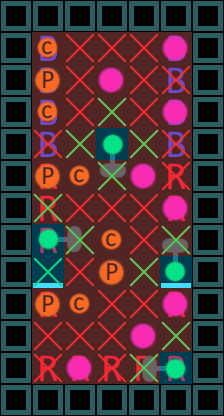

A 2D game scene composited from a Tiled map and its tileset images. What follows is a short description and the map's XML, with every tile layer's data as written:
An orthogonal 7x13 tile map with 32x32 px tiles, 6 tile layers (bus, people, distancing, people, ...).

<map version="1.2" tiledversion="1.3.4" orientation="orthogonal" renderorder="right-down" width="7" height="13" tilewidth="32" tileheight="32" infinite="0" nextlayerid="9" nextobjectid="1">
 <tileset firstgid="1" source="rough sprites for level design.tsx" />
 <layer id="1" name="bus" width="7" height="13">
  <data encoding="csv">
4,4,4,4,4,4,4,
4,1,0,0,0,1,4,
4,1,0,0,0,1,4,
4,1,0,0,0,1,4,
4,1,0,0,0,1,4,
4,2,0,0,0,2,4,
4,2,0,0,0,2,4,
4,2,0,0,0,0,4,
4,3,0,0,0,3,4,
4,2,0,0,0,2,4,
4,0,0,0,0,0,4,
4,2,2,2,2,2,4,
4,4,4,4,4,4,4
</data>
 </layer>
 <group id="5" name="Unmoveable">
  <layer id="6" name="people" width="7" height="13">
   <data encoding="csv">
0,0,0,0,0,0,0,
0,12,0,0,0,7,0,
0,11,0,7,0,0,0,
0,12,0,0,0,7,0,
0,0,0,0,0,0,0,
0,11,12,0,7,0,0,
0,0,0,0,0,7,0,
0,0,0,12,0,0,0,
0,0,0,11,0,0,0,
0,11,12,0,0,7,0,
0,0,0,0,7,0,0,
0,0,7,0,0,0,0,
0,0,0,0,0,0,0
</data>
  </layer>
  <layer id="7" name="distancing" width="7" height="13">
   <data encoding="csv">
0,0,0,0,0,0,0,
0,0,9,9,9,0,0,
0,0,9,0,9,9,0,
0,0,9,9,9,0,0,
0,9,9,0,9,9,0,
0,0,0,9,0,9,0,
0,9,9,9,9,0,0,
0,0,9,0,9,9,0,
0,0,9,0,9,0,0,
0,0,0,9,9,0,0,
0,9,9,9,0,9,0,
0,9,0,9,9,0,0,
0,0,0,0,0,0,0
</data>
  </layer>
 </group>
 <group id="4" name="Moveable">
  <layer id="2" name="people" width="7" height="13">
   <data encoding="csv">
0,0,0,0,0,0,0,
0,0,0,0,0,0,0,
0,0,0,0,0,0,0,
0,0,0,0,0,0,0,
0,0,0,27,0,0,0,
0,0,0,19,0,0,0,
0,0,0,0,0,0,0,
0,28,20,0,0,17,0,
0,0,0,0,0,25,0,
0,0,0,0,0,0,0,
0,0,0,0,0,0,0,
0,0,0,0,18,26,0,
0,0,0,0,0,0,0
</data>
  </layer>
  <layer id="3" name="distancing" width="7" height="13">
   <data encoding="csv">
0,0,0,0,0,0,0,
0,0,0,0,0,0,0,
0,0,0,0,0,0,0,
0,0,0,10,0,0,0,
0,0,10,0,10,0,0,
0,0,0,10,0,0,0,
0,10,0,0,0,0,0,
0,0,10,0,0,10,0,
0,10,0,0,10,0,0,
0,0,0,0,0,0,0,
0,0,0,0,0,10,0,
0,0,0,0,10,0,0,
0,0,0,0,0,0,0
</data>
  </layer>
 </group>
 <layer id="8" name="areas" width="7" height="13">
  <data encoding="csv">
0,0,0,0,0,0,0,
0,34,34,34,34,34,0,
0,34,34,34,34,34,0,
0,34,34,34,34,34,0,
0,34,34,33,34,34,0,
0,34,34,34,34,34,0,
0,34,34,34,34,34,0,
0,33,34,34,34,34,0,
0,33,34,34,34,33,0,
0,34,34,34,34,34,0,
0,34,34,34,34,34,0,
0,34,34,34,34,33,0,
0,0,0,0,0,0,0
</data>
 </layer>
</map>
